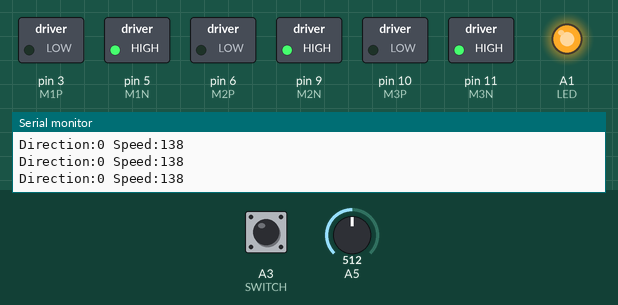
A sketch run on a simulated Arduino Uno, built with avr-gcc and run on an emulated ATmega328P. Parts: switched loads named in the sketch (green lamp = pin HIGH), output pins drawn as LEDs (lit = HIGH), the last lines printed to the serial monitor. The inputs (shaded band) are chosen by the test bench; at power-on: A3 (SWITCH) LOW, A5 = 512.

Above: at 1.2 s.
1.3 s: A3 (SWITCH) pulled HIGH for 0.15 s
At 1.41 s:
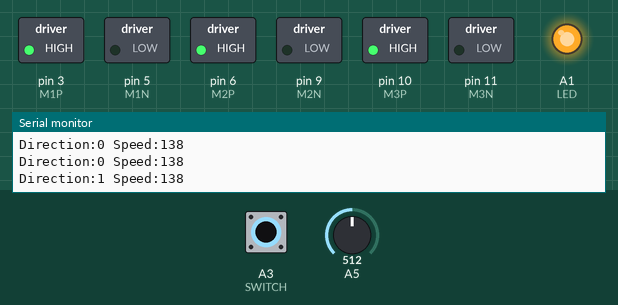
2.9 s: A5 set to 376
5.9 s: A5 set to 359
8.9 s: A3 (SWITCH) pulled HIGH for 3.2 s
At 12.4 s:
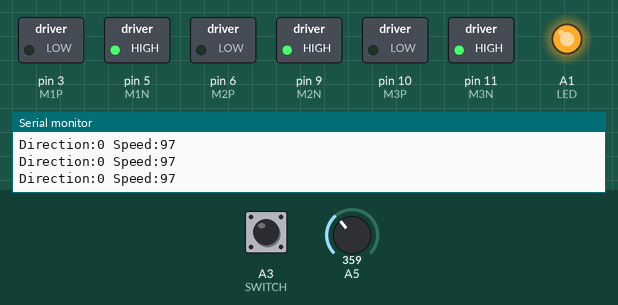
Timing chart, 0 to 13.9 s (numbered marks = the images above; inputs shaded):
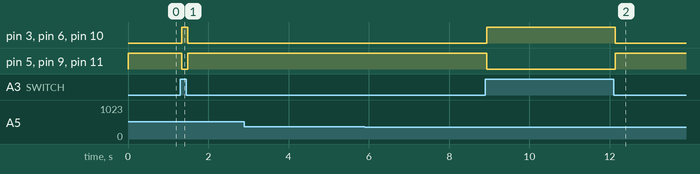

The sketch:

dolly.ino
```cpp
/* Motorized Camera Dolly
Controls three DC motors and the switch changes the direction and the pot changes the speed
*/
#define LED A1
#define SWITCH A3
#define POT A5

//Motor 1
const int M1P=3;
const int M1N=5;
//Motor 2
const int M2P=6;
const int M2N=9;
//Motor3
const int M3P=10;
const int M3N=11;
int speed;
int direction;
int pot;

void setup(){
  Serial.begin(9600);
  pinMode(M1P,OUTPUT);
  pinMode(M1N,OUTPUT);

  pinMode(M2P,OUTPUT);
  pinMode(M2N,OUTPUT);

  pinMode(M3P,OUTPUT);
  pinMode(M3N,OUTPUT);

  pinMode(SWITCH,INPUT);
  pinMode(LED,OUTPUT);  //Indicate execution of sketch
  digitalWrite(LED,HIGH);
}

void loop(){
  pot = analogRead(A5);
  direction = digitalRead(SWITCH); //High->CW , LOW->CCW
  speed = map(pot,0,940,0,255); //940 because of 1k resistor in series with pot

  if (speed >=255)speed=255; //safeguard

  Serial.print("Direction:");
  Serial.print(direction);
  Serial.print(" Speed:");
  Serial.println(speed);
  if (direction == HIGH){
    //Motor 1
    //analogWrite(M1P,speed);
    digitalWrite(M1P,HIGH);
    digitalWrite(M1N,LOW);

    //Motor2
//    analogWrite(M1P,speed);
    digitalWrite(M2P,HIGH);
    digitalWrite(M2N,LOW);

    //Motor 3
//    analogWrite(M1P,speed);
    digitalWrite(M3P,HIGH);
    digitalWrite(M3N,LOW);
    //turn motor cw
   // set speed
    //Motor 1 3,5

    //Motor 2 6,9
    //Motor 3 10,11

  }
  else{
  //  turn motor ccw
   // set speed
    //Motor 1
    //analogWrite(M1P,speed);
    digitalWrite(M1P,LOW);
    digitalWrite(M1N,HIGH);

    //Motor2
//    analogWrite(M1P,speed);
    digitalWrite(M2P,LOW);
    digitalWrite(M2N,HIGH);

    //Motor 3
//    analogWrite(M1P,speed);
    digitalWrite(M3P,LOW);
    digitalWrite(M3N,HIGH);
  }
}
```

Measured:
- after the input at 1.3 s, pin 3 (M1P), pin 6 (M2P), pin 10 (M3P): LOW → HIGH at once, → LOW 0.14 s later; pin 5 (M1N), pin 9 (M2N), pin 11 (M3N): HIGH → LOW at once, → HIGH 0.14 s later
- after the input at 8.9 s, pin 3 (M1P), pin 6 (M2P), pin 10 (M3P): LOW → HIGH at once, → LOW 3.2 s later; pin 5 (M1N), pin 9 (M2N), pin 11 (M3N): HIGH → LOW at once, → HIGH 3.2 s later
